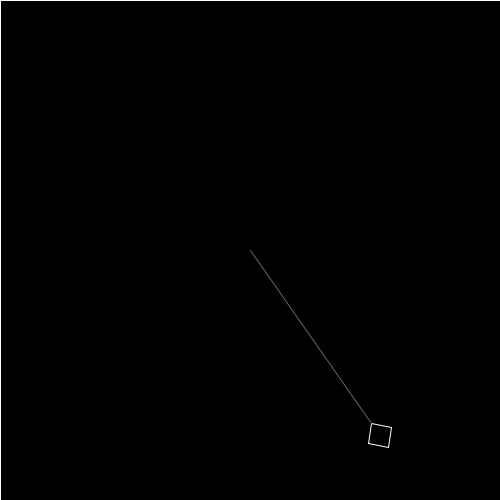
Frame 1 (no input)
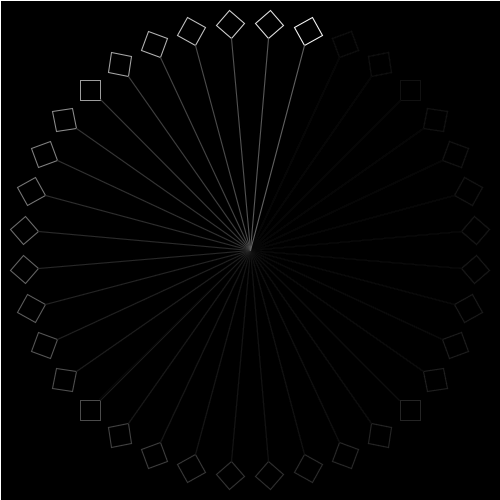
Frame 60 (the mouse pressed at the canvas centre just before this capture)
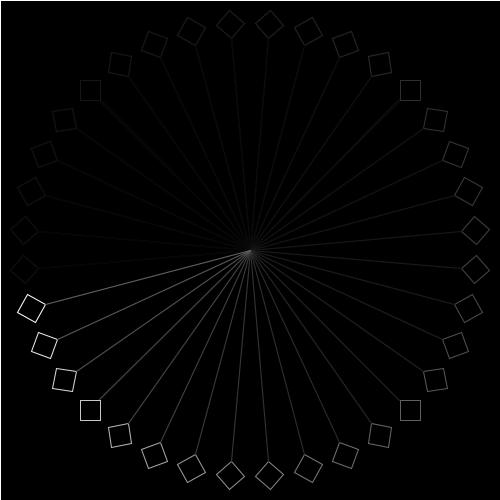
Frame 120 (the mouse held since frame 60 and released just before this capture)

The Processing sketch that drew these frames (run headless with seeded random() and noise(); from frame 60 on, the mouse is pressed at the canvas centre):

// Processing sketch: processing_39961
// ── processing_39961.pde

int angulo;

void setup() {
size (500,500);
smooth();
background(0);
stroke(255);
noFill();
angulo=0;
frameRate(40);

}

void draw() {
  fill(0,20);
  stroke(255);
  rect (0,0,width,height);
  angulo+=10;
  translate (250,250);
  rotate (radians(angulo));
  rect (150,150,20,20);
  stroke(100);
  line (0,0,150,150); 
}
